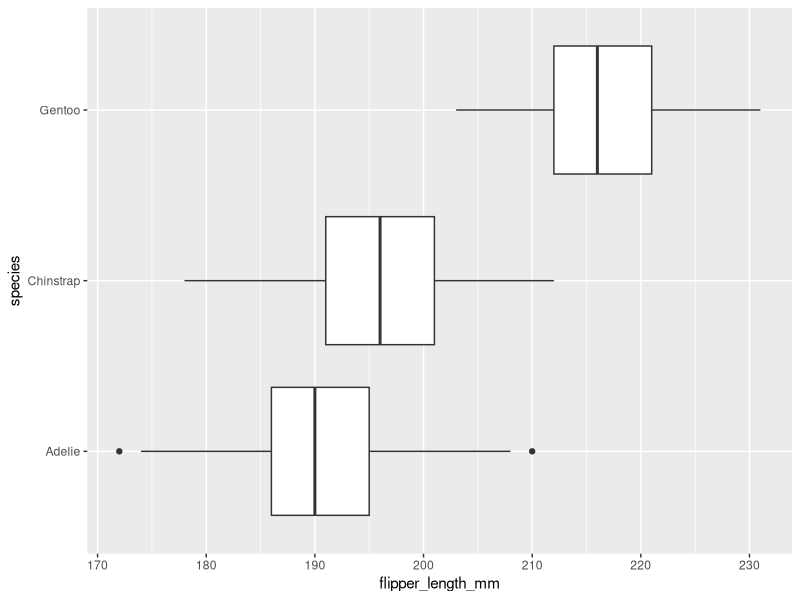
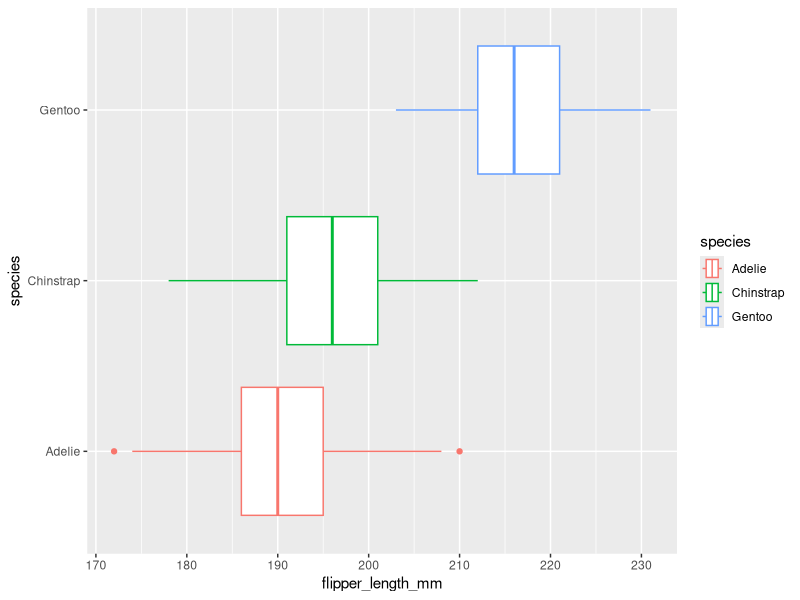
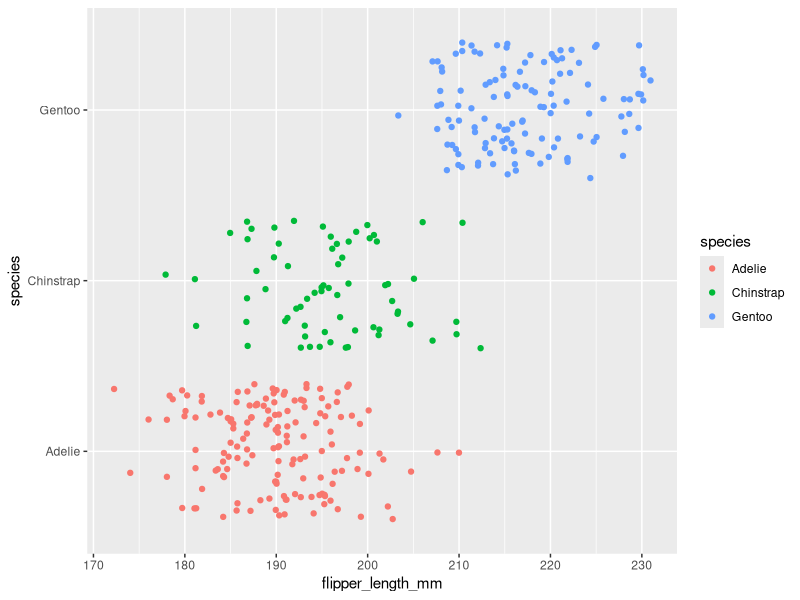
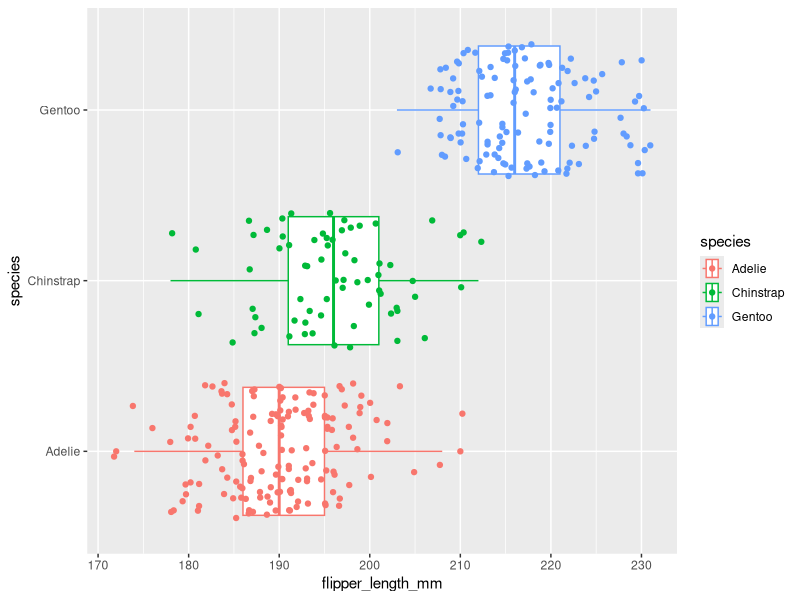
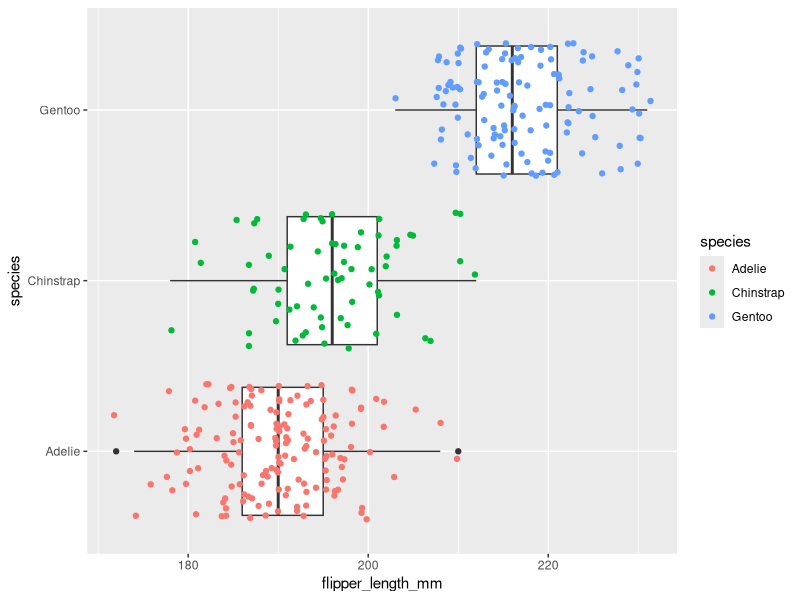

Here is the R script that generated these plots, in order:
## ---- chunk 1
knitr::opts_chunk$set(error = TRUE)
## ---- chunk 2
library(palmerpenguins)
penguins
## ---- chunk 3
library(ggplot2)
## ---- chunk 4
ggplot(data = penguins, mapping = aes(x = flipper_length_mm, y = species)) +
  geom_boxplot()
## ---- chunk 5
ggplot(data = penguins, mapping = aes(x = flipper_length_mm, y = species, color = species)) +
  geom_boxplot()
## ---- chunk 6
ggplot(data = penguins, mapping = aes(x = flipper_length_mm, y = species, color = species)) +
  geom_jitter()
## ---- chunk 7
ggplot(data=penguins, mapping = aes(x = flipper_length_mm, y = species, color = species)) +
 geom_boxplot()+
 geom_jitter()
## ---- chunk 8
ggplot(data=penguins, mapping = aes(x = flipper_length_mm, y = species)) +
 geom_boxplot()+
 geom_jitter(aes(color = species))
## ---- chunk 9

## ---- chunk 10

## ---- chunk 11

## ---- chunk 12

## ---- chunk 13

## ---- chunk 14

